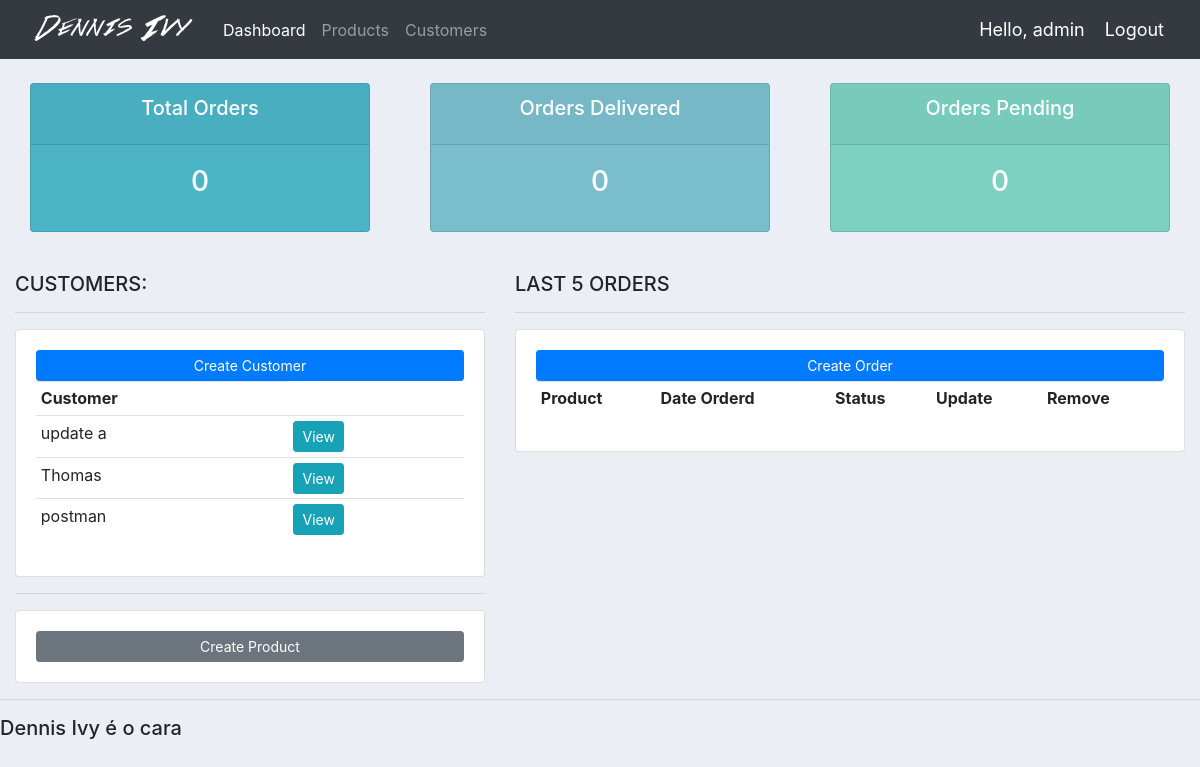
Page / (signed in) on the earlier database version.
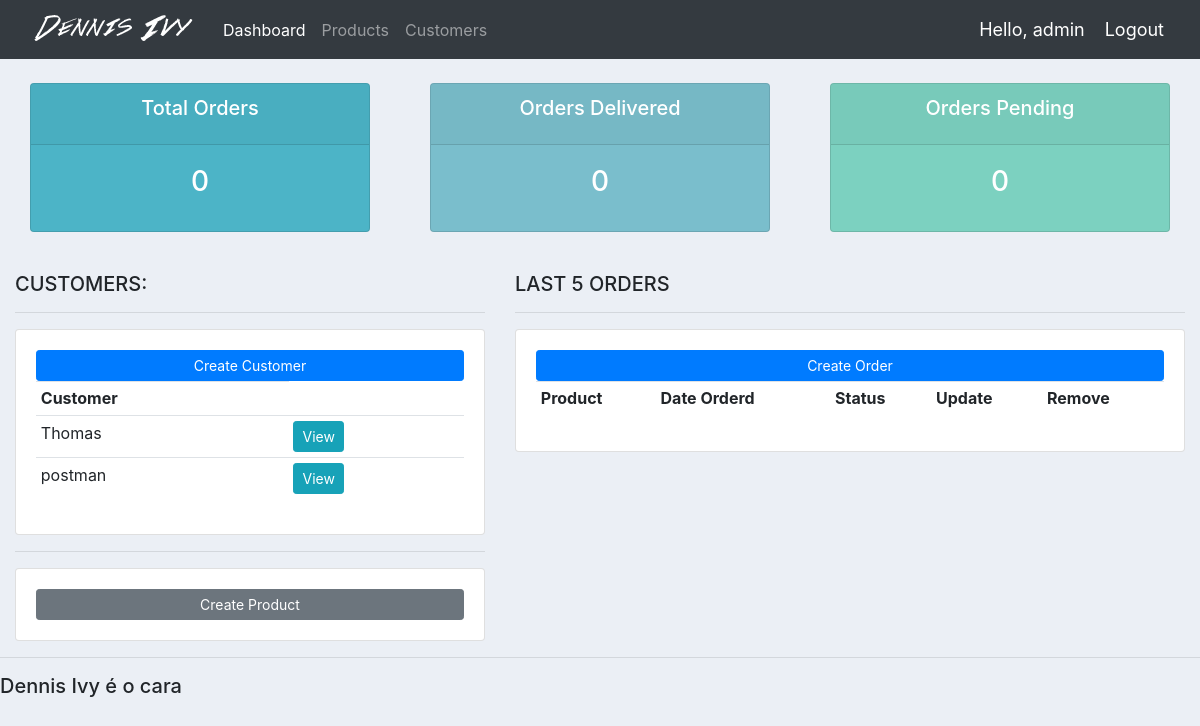
Same page on the later database version.
### accounts/models.py (models this page shows, shortened)
class Customer(models.Model):
	auto_increment_id = models.AutoField(primary_key=True)
	name = models.CharField(max_length=200, default=None)
	email = models.CharField(max_length=200, null=True)
	date_created = models.DateTimeField(auto_now_add=True, null=True)

### accounts/views.py (the view)
# urls.py: path('', views.home, name="home"),
@login_required(login_url='login')
def home(request):
	orders = Order.objects.all()
	customers = Customer.objects.all()
	total_customers = customers.count()
	total_orders = orders.count()
	delivered = orders.filter(status='Delivered').count()
	pending = orders.filter(status='Pending').count()
	context = {'orders':orders, 'customers':customers,
	'total_orders':total_orders,'delivered':delivered,
	'pending':pending }
	return render(request, 'accounts/dashboard.html', context)

### accounts/templates/accounts/dashboard.html (shortened to what this page needs)
{%  extends 'accounts/main.html' %}
{% load crispy_forms_tags %}
{% block content %}
{%  include 'accounts/status.html' %}
<br>
<div class="row">
	<div class="col-md-5">
		<h5>CUSTOMERS:</h5>
		<hr>
		<div class="card card-body">
			<a class="btn btn-primary  btn-sm btn-block" href="{% url 'create_customer' %}">Create Customer</a>
			<table class="table table-sm">
					<tr>
						<th>Customer</th>
					</tr>
				{% for customer in customers %}
					<tr>
						<td>{{customer.name}}</td>
						<td><a class="btn btn-sm btn-info" href="{% url 'customer' customer.pk %}">View</a></td></td>
					</tr>
				{% endfor %}
			</table>
		</div>
	</div>
	<div class="col-md-7">
		<h5>LAST 5 ORDERS</h5>
		<hr>
		<div class="card card-body">
			<a class="btn btn-primary  btn-sm btn-block" href="{% url 'create_order' %}">Create Order</a>
			<table class="table table-sm">
				<tr>
					<th>Product</th>
					<th>Date Orderd</th>
					<th>Status</th>
					<th>Update</th>
					<th>Remove</th>
				</tr>
			</table>
		</div>
	</div>
		<div class="col-md-5">
			<hr>
			<div class="card card-body">
				<a class="btn btn-secondary  btn-sm btn-block" href="{% url 'create_product' %}"		>Create Product</a>
			</div>
		</div>
</div>
{% endblock %}

Differences in the rows shown:
removed Customer: name "update a"
